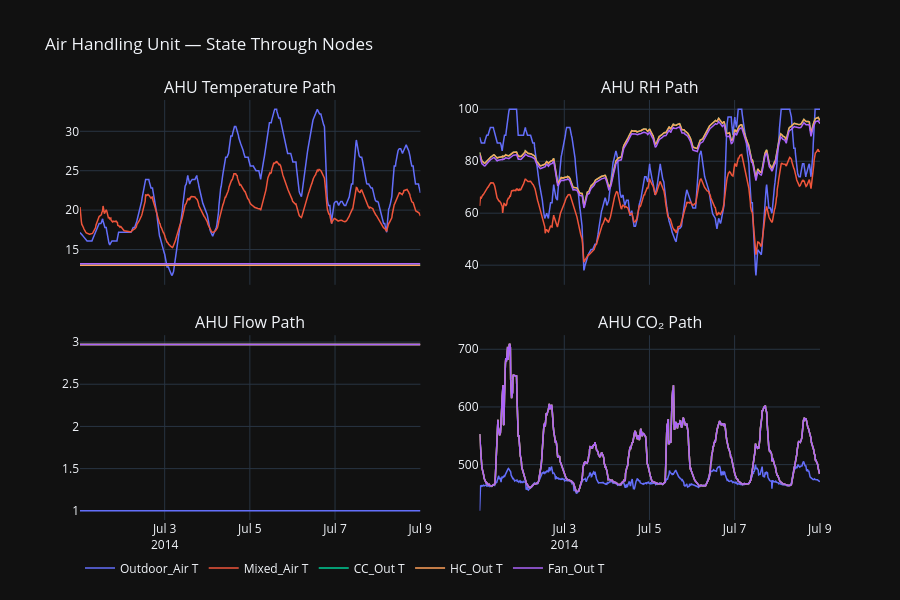

Write notebook code for a chart like this one.
### Markdown cell above
## 4 · Supply Air Conditions (Outdoor → Fan Out)

### Code cell
fig = make_subplots(
    rows=2, cols=2, shared_xaxes=True,
    subplot_titles=['AHU Temperature Path', 'AHU RH Path',
                    'AHU Flow Path', 'AHU CO₂ Path'],
    vertical_spacing=0.12, horizontal_spacing=0.08
)

nodes = ['Outdoor_Air', 'Mixed_Air', 'CC_Out', 'HC_Out', 'Fan_Out']
colors_ahu = ['#636EFA', '#EF553B', '#00CC96', '#FFA15A', '#AB63FA']

for i, node in enumerate(nodes):
    c = colors_ahu[i]
    fig.add_trace(go.Scatter(x=df['Datetime'], y=df[f'{node}_Temp_C'],
        name=f'{node} T', line=dict(color=c, width=1.5), legendgroup=node), row=1, col=1)
    fig.add_trace(go.Scatter(x=df['Datetime'], y=df[f'{node}_RH_pct'],
        name=f'{node} RH', line=dict(color=c, width=1.5), legendgroup=node,
        showlegend=False), row=1, col=2)
    fig.add_trace(go.Scatter(x=df['Datetime'], y=df[f'{node}_Flow_kg_s'],
        name=f'{node} Flow', line=dict(color=c, width=1.5), legendgroup=node,
        showlegend=False), row=2, col=1)
    fig.add_trace(go.Scatter(x=df['Datetime'], y=df[f'{node}_CO2_ppm'],
        name=f'{node} CO₂', line=dict(color=c, width=1.5), legendgroup=node,
        showlegend=False), row=2, col=2)

fig.update_layout(template='plotly_dark', height=600,
    title='Air Handling Unit — State Through Nodes',
    legend=dict(orientation='h', y=-0.08))
fig.show()

### Figure 1 — Plotly figure (JSON) as saved in the notebook; plotly's stock layout.template omitted (floating-point values rounded to 4 significant figures; data arrays with more than 128 entries replaced by an {"elided": "..."} marker saying what was removed)
{"data": [{"legendgroup": "Outdoor_Air", "line": {"color": "#636EFA", "width": 1.5}, "name": "Outdoor_Air T", "type": "scatter", "x": {"elided": "768 str values"}, "xaxis": "x", "y": {"elided": "768 float values"}, "yaxis": "y"}, {"legendgroup": "Outdoor_Air", "line": {"color": "#636EFA", "width": 1.5}, "name": "Outdoor_Air RH", "showlegend": false, "type": "scatter", "x": {"elided": "768 str values"}, "xaxis": "x2", "y": {"elided": "768 float values"}, "yaxis": "y2"}, {"legendgroup": "Outdoor_Air", "line": {"color": "#636EFA", "width": 1.5}, "name": "Outdoor_Air Flow", "showlegend": false, "type": "scatter", "x": {"elided": "768 str values"}, "xaxis": "x3", "y": {"elided": "768 int values"}, "yaxis": "y3"}, {"legendgroup": "Outdoor_Air", "line": {"color": "#636EFA", "width": 1.5}, "name": "Outdoor_Air CO₂", "showlegend": false, "type": "scatter", "x": {"elided": "768 str values"}, "xaxis": "x4", "y": {"elided": "768 float values"}, "yaxis": "y4"}, {"legendgroup": "Mixed_Air", "line": {"color": "#EF553B", "width": 1.5}, "name": "Mixed_Air T", "type": "scatter", "x": {"elided": "768 str values"}, "xaxis": "x", "y": {"elided": "768 float values"}, "yaxis": "y"}, {"legendgroup": "Mixed_Air", "line": {"color": "#EF553B", "width": 1.5}, "name": "Mixed_Air RH", "showlegend": false, "type": "scatter", "x": {"elided": "768 str values"}, "xaxis": "x2", "y": {"elided": "768 float values"}, "yaxis": "y2"}, {"legendgroup": "Mixed_Air", "line": {"color": "#EF553B", "width": 1.5}, "name": "Mixed_Air Flow", "showlegend": false, "type": "scatter", "x": {"elided": "768 str values"}, "xaxis": "x3", "y": {"elided": "768 float values"}, "yaxis": "y3"}, {"legendgroup": "Mixed_Air", "line": {"color": "#EF553B", "width": 1.5}, "name": "Mixed_Air CO₂", "showlegend": false, "type": "scatter", "x": {"elided": "768 str values"}, "xaxis": "x4", "y": {"elided": "768 float values"}, "yaxis": "y4"}, {"legendgroup": "CC_Out", "line": {"color": "#00CC96", "width": 1.5}, "name": "CC_Out T", "type": "scatter", "x": {"elided": "768 str values"}, "xaxis": "x", "y": {"elided": "768 int values"}, "yaxis": "y"}, {"legendgroup": "CC_Out", "line": {"color": "#00CC96", "width": 1.5}, "name": "CC_Out RH", "showlegend": false, "type": "scatter", "x": {"elided": "768 str values"}, "xaxis": "x2", "y": {"elided": "768 float values"}, "yaxis": "y2"}, {"legendgroup": "CC_Out", "line": {"color": "#00CC96", "width": 1.5}, "name": "CC_Out Flow", "showlegend": false, "type": "scatter", "x": {"elided": "768 str values"}, "xaxis": "x3", "y": {"elided": "768 float values"}, "yaxis": "y3"}, {"legendgroup": "CC_Out", "line": {"color": "#00CC96", "width": 1.5}, "name": "CC_Out CO₂", "showlegend": false, "type": "scatter", "x": {"elided": "768 str values"}, "xaxis": "x4", "y": {"elided": "768 float values"}, "yaxis": "y4"}, {"legendgroup": "HC_Out", "line": {"color": "#FFA15A", "width": 1.5}, "name": "HC_Out T", "type": "scatter", "x": {"elided": "768 str values"}, "xaxis": "x", "y": {"elided": "768 int values"}, "yaxis": "y"}, {"legendgroup": "HC_Out", "line": {"color": "#FFA15A", "width": 1.5}, "name": "HC_Out RH", "showlegend": false, "type": "scatter", "x": {"elided": "768 str values"}, "xaxis": "x2", "y": {"elided": "768 float values"}, "yaxis": "y2"}, {"legendgroup": "HC_Out", "line": {"color": "#FFA15A", "width": 1.5}, "name": "HC_Out Flow", "showlegend": false, "type": "scatter", "x": {"elided": "768 str values"}, "xaxis": "x3", "y": {"elided": "768 float values"}, "yaxis": "y3"}, {"legendgroup": "HC_Out", "line": {"color": "#FFA15A", "width": 1.5}, "name": "HC_Out CO₂", "showlegend": false, "type": "scatter", "x": {"elided": "768 str values"}, "xaxis": "x4", "y": {"elided": "768 float values"}, "yaxis": "y4"}, {"legendgroup": "Fan_Out", "line": {"color": "#AB63FA", "width": 1.5}, "name": "Fan_Out T", "type": "scatter", "x": {"elided": "768 str values"}, "xaxis": "x", "y": {"elided": "768 float values"}, "yaxis": "y"}, {"legendgroup": "Fan_Out", "line": {"color": "#AB63FA", "width": 1.5}, "name": "Fan_Out RH", "showlegend": false, "type": "scatter", "x": {"elided": "768 str values"}, "xaxis": "x2", "y": {"elided": "768 float values"}, "yaxis": "y2"}, {"legendgroup": "Fan_Out", "line": {"color": "#AB63FA", "width": 1.5}, "name": "Fan_Out Flow", "showlegend": false, "type": "scatter", "x": {"elided": "768 str values"}, "xaxis": "x3", "y": {"elided": "768 float values"}, "yaxis": "y3"}, {"legendgroup": "Fan_Out", "line": {"color": "#AB63FA", "width": 1.5}, "name": "Fan_Out CO₂", "showlegend": false, "type": "scatter", "x": {"elided": "768 str values"}, "xaxis": "x4", "y": {"elided": "768 float values"}, "yaxis": "y4"}], "layout": {"annotations": [{"font": {"size": 16}, "showarrow": false, "text": "AHU Temperature Path", "x": 0.23, "xanchor": "center", "xref": "paper", "y": 1, "yanchor": "bottom", "yref": "paper"}, {"font": {"size": 16}, "showarrow": false, "text": "AHU RH Path", "x": 0.77, "xanchor": "center", "xref": "paper", "y": 1, "yanchor": "bottom", "yref": "paper"}, {"font": {"size": 16}, "showarrow": false, "text": "AHU Flow Path", "x": 0.23, "xanchor": "center", "xref": "paper", "y": 0.44, "yanchor": "bottom", "yref": "paper"}, {"font": {"size": 16}, "showarrow": false, "text": "AHU CO₂ Path", "x": 0.77, "xanchor": "center", "xref": "paper", "y": 0.44, "yanchor": "bottom", "yref": "paper"}], "height": 600, "legend": {"orientation": "h", "y": -0.08}, "title": {"text": "Air Handling Unit — State Through Nodes"}, "xaxis": {"anchor": "y", "domain": [0, 0.46], "matches": "x3", "showticklabels": false}, "xaxis2": {"anchor": "y2", "domain": [0.54, 1], "matches": "x4", "showticklabels": false}, "xaxis3": {"anchor": "y3", "domain": [0, 0.46]}, "xaxis4": {"anchor": "y4", "domain": [0.54, 1]}, "yaxis": {"anchor": "x", "domain": [0.56, 1]}, "yaxis2": {"anchor": "x2", "domain": [0.56, 1]}, "yaxis3": {"anchor": "x3", "domain": [0, 0.44]}, "yaxis4": {"anchor": "x4", "domain": [0, 0.44]}}}
